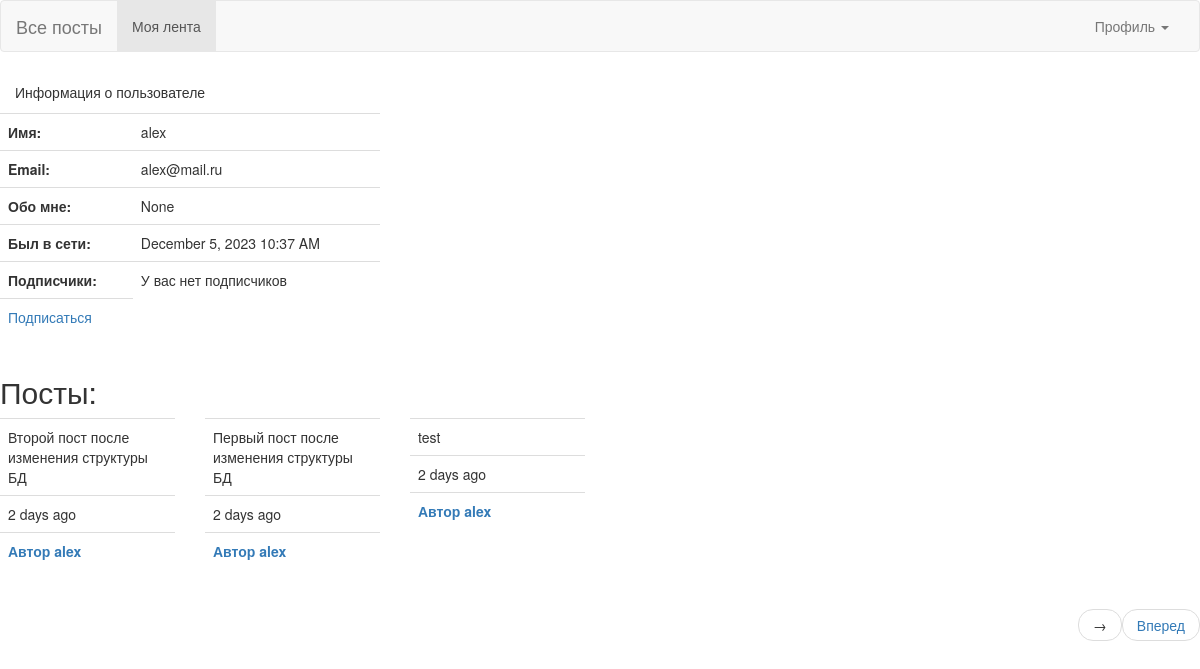
Screenshot of /profile/alex (signed in) with the database file from the repository.
### app/models.py (models this page shows, shortened)
class User(db.Model, UserMixin):
    id = db.Column(db.Integer, primary_key=True)
    username = db.Column(db.String, unique=True, nullable=False)
    password = db.Column(db.String(128), nullable=False)
    email= db.Column(db.String, unique=True, nullable=False)
    last_seen =db.Column(db.DateTime,default=datetime.utcnow)
    about_me = db.Column(db.String)
    posts = db.relationship('Post', backref='author', lazy='dynamic')
    followed = db.relationship(
        'User', secondary=followers,
        primaryjoin=(followers.c.follower_id==id),
        secondaryjoin=(followers.c.followed_id==id),
        backref=db.backref('follower', lazy='dynamic'), lazy='dynamic'
    )
    def is_following(self, user):
        return self.followed.filter(followers.c.followed_id == user.id).count()>0

class Post(db.Model):
    id = db.Column(db.Integer, primary_key=True)
    body = db.Column(db.String, nullable=False)
    dt =db.Column(db.DateTime,default=datetime.utcnow)
    user_id = db.Column(db.Integer, db.ForeignKey('user.id'))

### app/main/routes.py (the view)
@bp.route('/profile/<username>')
@login_required
def profile(username):
    page = request.args.get('page', 1, type=int)
    user = User.query.filter_by(username=username).first()
    followers = user.follower.all()
    posts = user.posts.order_by(Post.dt.desc()).paginate(
        page=page, per_page=current_app.config['POSTS_PER_PAGE'], error_out=False
    )
    prev_url = url_for('main.profile',username=username, page=posts.prev_num) if posts.has_prev else None
    next_url = url_for('main.profile', username=username, page=posts.next_num) if posts.has_next else None
    if user is not None:
        return render_template('main/profile.html', user=user, followers=followers,
                                 posts=posts, prev_url=prev_url, next_url=next_url)
    else:
        flash('Пользователь {} не найден'.format(username))

### app/main/routes.py (called while the page is built)
@bp.before_app_request
def before_request():
    if current_user.is_authenticated:
        current_user.last_seen = datetime.utcnow()
        db.session.commit()

### app/models.py (called while the page is built)
@login_manager.user_loader
def load_user(user_id):
    return User.query.get(int(user_id))

### app/templates/main/profile.html
{% extends 'base.html' %}
{% block content %}
<div class="panel-heading">Информация о пользователе</div>
<div class="row">
    <div class="col-md-4">
     <table class="table">
        <tbody>
            <tr> <th scope="row">Имя:</th> <td>{{user.username}}</td>                   </tr>
            <tr> <th scope="row">Email:</th> <td>{{user.email}}</td>                    </tr>
            <tr> <th scope="row">Обо мне:</th> <td>{{user.about_me}}</td>               </tr>
            <tr> <th scope="row">Был в сети:</th> <td>{{moment(user.last_seen).format('LLL')}}</td>           </tr>
            {% if followers %}
                <tr> <th scope="row">Подписчики:</th>
                    <td>
                        {% for follower in followers %}
                            <a href="{{url_for('main.profile', username=follower.username)}}">{{follower.username}}</a>
                        {% endfor %}
                    </td>
                </tr>
            {% else %}
                <tr> <th scope="row">Подписчики:</th> <td>У вас нет подписчиков</td>    </tr>
            {% endif %}
                {% if user == current_user %}
            <tr>
                <td><a href="{{url_for('main.edit_profile')}}">Изменить </a></td>
                <td><a href="{{url_for('main.add_post')}}">Новый пост</a></td>
            </tr>
            {% elif current_user.is_following(user) %}
                <tr>
                    <td><a href="{{url_for('main.unfollow', id=user.id)}}">Отписаться</a></td>
                </tr>
            {% else %}
                <tr>
                    <td><a href="{{url_for('main.follow', id=user.id)}}">Подписаться</a></td>
                </tr>
            {% endif %}
            </tbody>
        </table>
    </div>
</div>
    {% if posts %}
        <h2>Посты:</h2>
        <div class="row">
            {% for post in posts %}
                {% include '_post.html' %}
            {% endfor %}
        </div>
        {% include '_paginate.html'   %}
    {% else %}
        <h2>Нет ни одного поста</h2>
    {% endif %}
{% endblock %}

### app/templates/_post.html (shortened to what this page needs)
<div class="col-md-2">
    <table class="table table-hover">
        <tr> <td>{{post.body}} </td></tr>
         <tr><td>{{ moment(post.dt).fromNow()}}</td></tr>
        {% if current_user == post.author %}
            <tr> <td><b> Автор {{post.author.username}} </b> </td> </tr>
            <tr> <td><a href="{{url_for('main.delete_post', id=post.id)}}">Удалить</td> </tr>
        {% else %}
            <tr>
                <td><b> <a href="{{url_for('main.profile', username=post.author.username)}}">Автор {{post.author.username}} </a></b> </td>
            </tr>
        {% endif %}
</table>
</div>

### rows the page displays
User: username "alex", email "alex@mail.ru", about_me "None", last_seen "December 5, 2023 10:37 AM"
Post: body "Второй пост после изменения структуры БД", dt "2 days ago", author.username "alex"
Post: body "Первый пост после изменения структуры БД", dt "2 days ago", author.username "alex"
Post: body "test", dt "2 days ago", author.username "alex"
